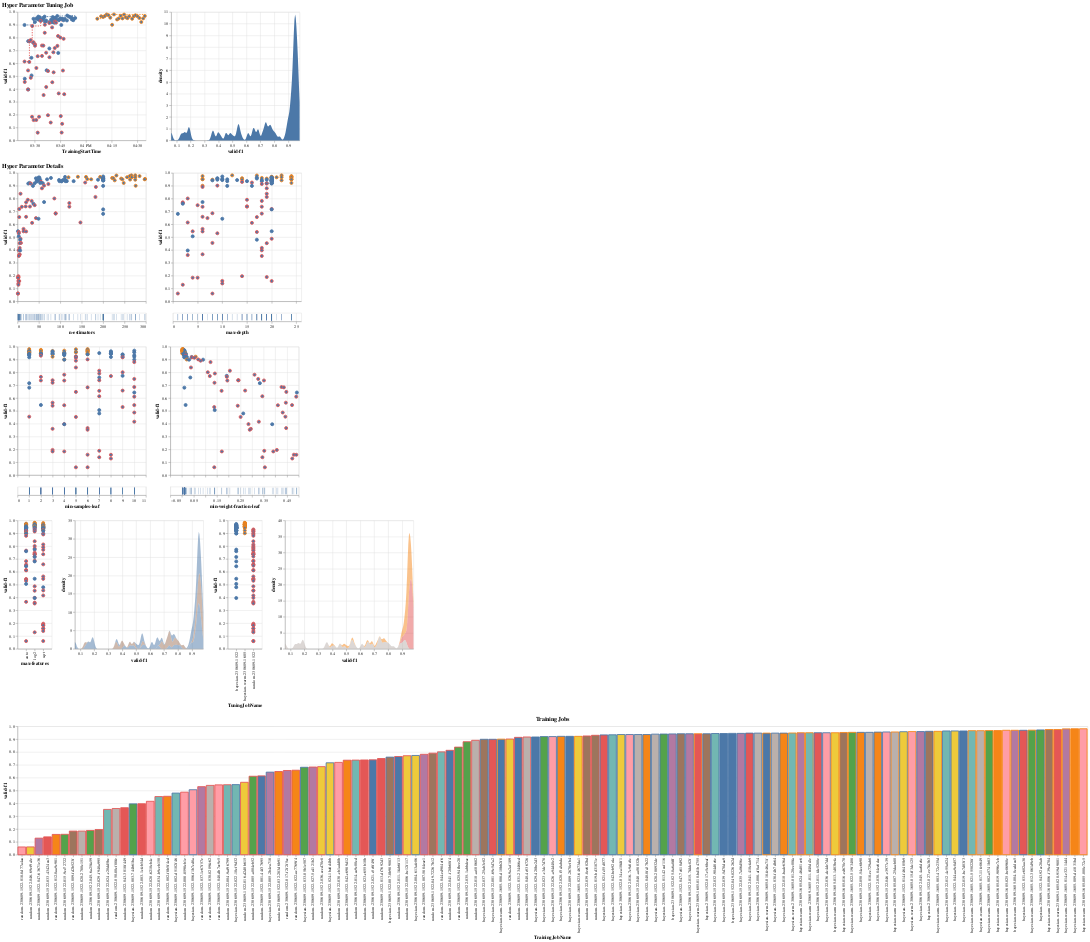

The code cell stored with this chart in its notebook:
### Code cell
visualize_tuning_job(warmstarted_tuner, advanced=True, trials_only=True)
